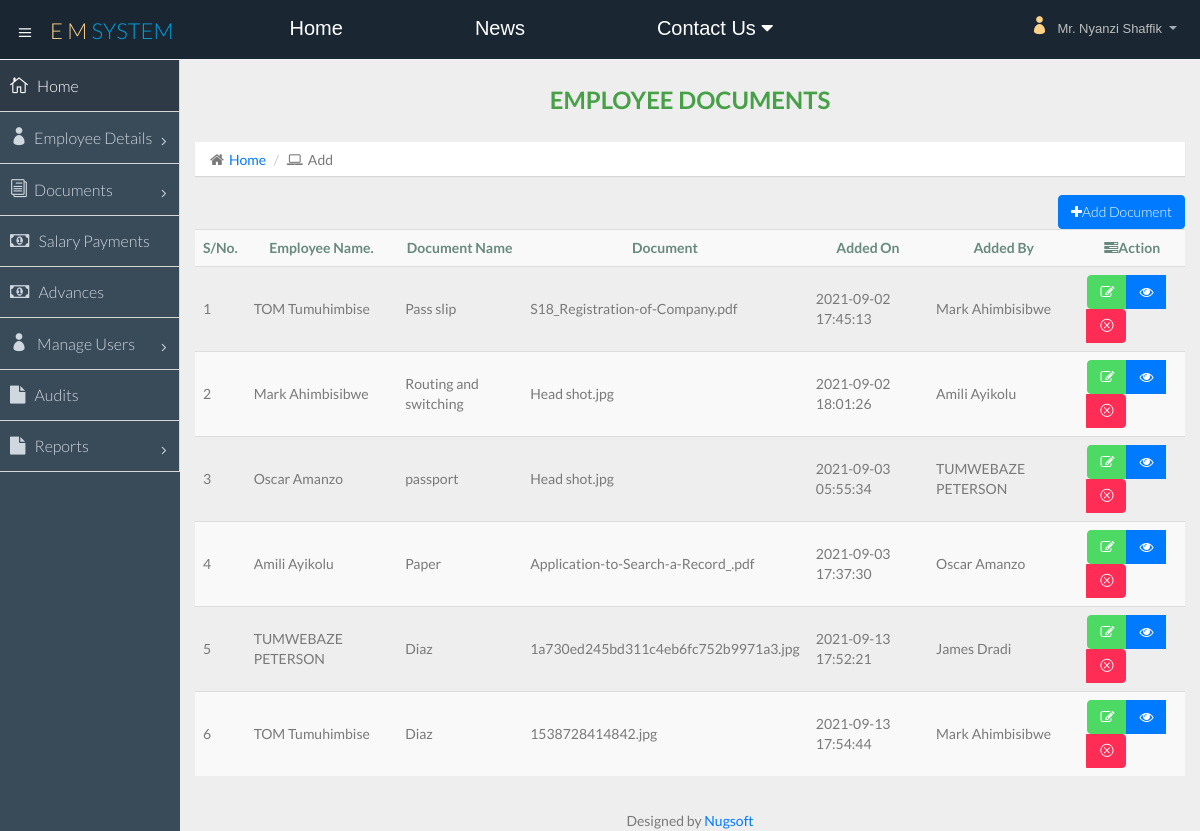
/documents.php (signed in), run on the app's committed database.
### tables this page shows
CREATE TABLE `documents` (
  `doc_id` int(11) NOT NULL,
  `emp_id` int(11) NOT NULL,
  `name` varchar(100) NOT NULL,
  `doc` varchar(100) NOT NULL,
  `addedon` timestamp NOT NULL DEFAULT current_timestamp(),
  `addedby` varchar(100) NOT NULL
);

CREATE TABLE `add_employee` (
  `id` int(11) NOT NULL,
  `name` varchar(100) NOT NULL,
  `email` varchar(100) NOT NULL,
  `phone1` varchar(100) NOT NULL,
  `phone2` varchar(100) NOT NULL,
  `address` varchar(100) NOT NULL,
  `birth` date NOT NULL,
  `nin` varchar(100) NOT NULL,
  `position` varchar(100) NOT NULL,
  `salary` varchar(100) DEFAULT '0',
  `appoint` varchar(100) NOT NULL,
  `contract` varchar(100) NOT NULL,
  `photo` varchar(100) NOT NULL,
  `nok` varchar(100) NOT NULL,
  `nokc` varchar(100) NOT NULL
);

### includes/sessions.php (called while the page is built, shortened)
<?php
$rolex=$_SESSION['role'];
?>

### documents.php (the view, shortened to what this page needs)
<?php include "includes/head.php" ?>
<?php include "includes/sessions.php" ?>
<body>
  <section id="container" class="">
    <?php include "includes/nav.php" ?>
    <?php include "includes/db.php" ?>
    <?php include "includes/sidebar.php" ?>
    <section id="main-content">
      <section class="wrapper">
        <div class="row">
          <div class="col-lg-12">
            <h3 style="color:green" class="page-header text-center"><b>Employee Documents</b></h3>
            <ol class="breadcrumb">
              <li><i class="fa fa-home"></i><a href="home.php">Home</a></li>
              <li><i class="fa fa-laptop"></i>Add</li>
            </ol>
            <?php
            if($sel['add_document']||$rolex=="0"){
          ?>
            <button type="button" class="btn btn-primary pull-right" data-toggle="modal" data-target="#add_doc" data-whatever="@mdo">
            <i class="fa fa-plus" aria-hidden="true"></i>Add Document</button><?php } ?>
          </div>
        </div>
<table class="table table-striped table-advance table-hover">
  <tr>
    <th class="text-center">S/No.</th>
    <th class="text-center">Employee Name.</th>
    <th class="text-center">Document Name</th>
    <th class="text-center">Document</th>
    <th class="text-center">Added On</th>
    <th class="text-center">Added By</th>
    <th class="text-center"><i class="fa fa-tasks"></i>Action</th>
  </tr>
 <?php
$query = "SELECT * FROM documents";
$number = 0;
if ($result = mysqli_query($con, $query)) {
    while ($row = mysqli_fetch_array($result)){
      $number++;
      $doc_id=$row['doc_id'];
      $emp_id=$row['emp_id'];
      $name = mysqli_fetch_array(mysqli_query($con, "SELECT * FROM add_employee where id='$emp_id'"))['name'];
      $nam=$row['name'];
      $doc=$row['doc'];
      $on=$row['addedon'];
      $by=$row['addedby'];
      $name1 = mysqli_fetch_array(mysqli_query($con, "SELECT * FROM add_employee where id='$by'"))['name'];
?>
        <tr>
                  <td><?php echo $number; ?></td>
                  <td><?php echo $name; ?></td>
                  <td><?php echo $nam; ?></td>
                  <td><?php echo $doc; ?></td>
                  <td><?php echo $on; ?></td>
                  <td><?php echo $name1; ?></td>
                  <td>
                  <div class="btn-group">
                  <?php
                    if($sel['edit_document']||$rolex=="0"){
                  ?>
                    <a class="btn btn-success" data-toggle="modal" data-target="#updoc<?php echo $doc_id; ?>" data-whatever="@mdo"><i class="fa fa-edit"></i></a><?php } ?>
                    <?php
                      if($sel['view_document']||$rolex=="0"){
                    ?>
                    <a target="_blank" class="btn btn-primary" href="<?php echo "documents/".$doc; ?>" data-whatever="@mdo"><i class="fa fa-eye"></i></a><?php } ?>
                    <?php
                      if($sel['delete_document']||$rolex=="0"){
                    ?>
                    <a onclick = "confirmationDelete(this); return false;" class="btn btn-danger" href="delete/delete_doc.php?doc_id=<?php echo $doc_id;?>"><i class="icon_close_alt2"></i></a><?php } ?>
                  </div>
                  </td>
        </tr>
<?php
    }
}
?>
</table>
      </section>
      <?php include "includes/footer.php" ?>
    </section>
  </section>
</body>
</html>

### data on the page
documents: emp.name "TOM Tumuhimbise", name "Pass slip", doc "S18_Registration-of-Company.pdf", addedon "2021-09-02 17:45:13", addedby.name "Mark Ahimbisibwe"
documents: emp.name "Mark Ahimbisibwe", name "Routing and switching", doc "Head shot.jpg", addedon "2021-09-02 18:01:26", addedby.name "Amili Ayikolu"
documents: emp.name "Oscar Amanzo", name "passport", doc "Head shot.jpg", addedon "2021-09-03 05:55:34", addedby.name "TUMWEBAZE PETERSON"
documents: emp.name "Amili Ayikolu", name "Paper", doc "Application-to-Search-a-Record_.pdf", addedon "2021-09-03 17:37:30", addedby.name "Oscar Amanzo"
documents: emp.name "TUMWEBAZE PETERSON", name "Diaz", doc "1a730ed245bd311c4eb6fc752b9971a3.jpg", addedon "2021-09-13 17:52:21", addedby.name "James Dradi"
documents: emp.name "TOM Tumuhimbise", name "Diaz", doc "1538728414842.jpg", addedon "2021-09-13 17:54:44", addedby.name "Mark Ahimbisibwe"

### other printed values
$fname "Mr. Nyanzi Shaffik"
